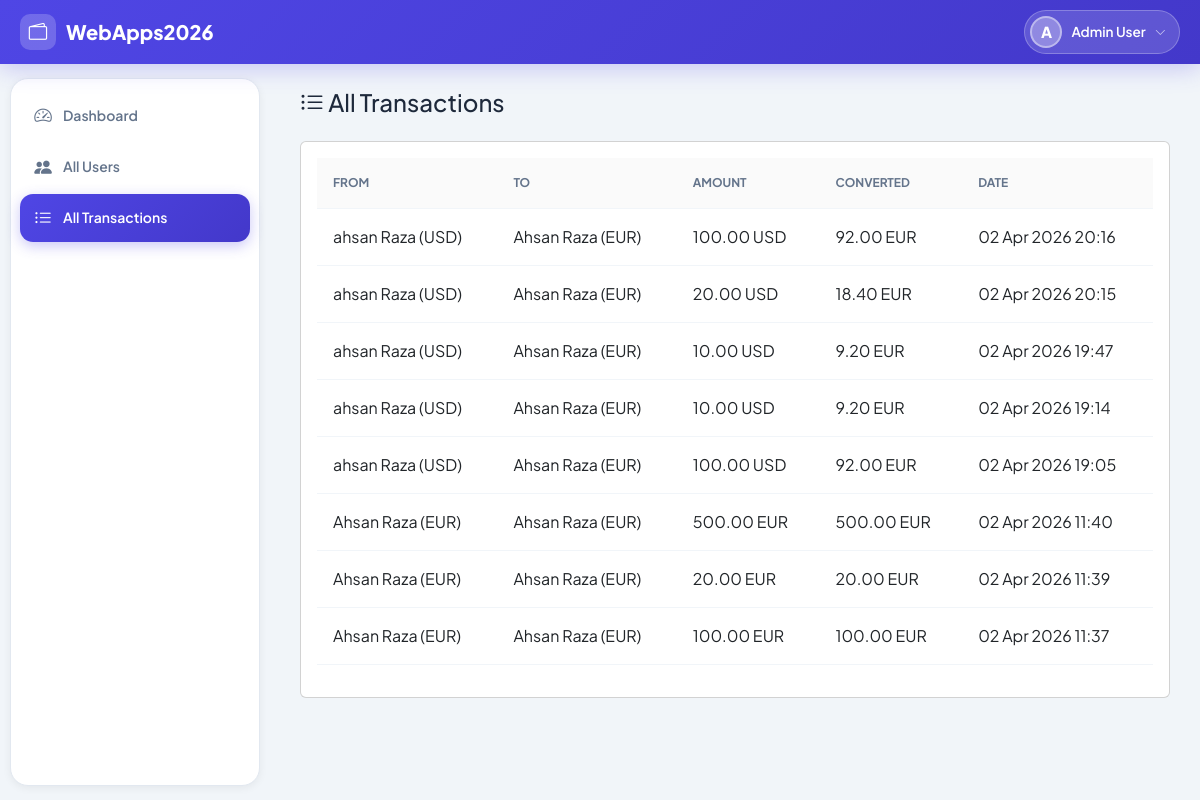
The page /webapps2026/admin/transactions/ (signed in) on the database its author committed.
### payapp/models.py (models this page shows, shortened)
class Transaction(models.Model):
    TRANSACTION_TYPES = [
        ('SENT', 'Sent'),
        ('RECEIVED', 'Received'),
    ]
    sender = models.ForeignKey(User, on_delete=models.CASCADE, related_name='sent_transactions')
    receiver = models.ForeignKey(User, on_delete=models.CASCADE, related_name='received_transactions')
    amount = models.DecimalField(max_digits=12, decimal_places=2)
    sender_currency = models.CharField(max_length=3)
    receiver_currency = models.CharField(max_length=3)
    converted_amount = models.DecimalField(max_digits=12, decimal_places=2)
    timestamp = models.DateTimeField(auto_now_add=True)

### payapp/views.py (the view)
# urls.py: path('admin/transactions/', views.admin_transactions_view, name='admin_transactions'),
@login_required
def admin_transactions_view(request):
    if not request.user.profile.is_admin:
        return redirect('dashboard')
    all_transactions = Transaction.objects.select_related(
        'sender', 'receiver').order_by('-timestamp')
    return render(request, 'admin/transactions.html', {
        'transactions': all_transactions
    })

### templates/admin/transactions.html (shortened to what this page needs)
{% extends 'base.html' %}
{% block content %}
<h4 class="mb-4"><i class="bi bi-list-ul"></i> All Transactions</h4>
<div class="card p-3">
    {% if transactions %}
    <table class="table table-hover table-sm">
        <thead class="table-light">
            <tr>
                <th>From</th>
                <th>To</th>
                <th>Amount</th>
                <th>Converted</th>
                <th>Date</th>
            </tr>
        </thead>
        <tbody>
            {% for t in transactions %}
            <tr>
                <td>{{ t.sender.get_full_name }} ({{ t.sender_currency }})</td>
                <td>{{ t.receiver.get_full_name }} ({{ t.receiver_currency }})</td>
                <td>{{ t.amount }} {{ t.sender_currency }}</td>
                <td>{{ t.converted_amount }} {{ t.receiver_currency }}</td>
                <td>{{ t.timestamp|date:"d M Y H:i" }}</td>
            </tr>
            {% endfor %}
        </tbody>
    </table>
    {% else %}
    <p class="text-muted small">No transactions found.</p>
    {% endif %}
</div>
{% endblock %}

### templates/base.html (shortened to what this page needs)
<!DOCTYPE html>
<html lang="en">
<head>
    <link href="https://cdn.jsdelivr.net/npm/bootstrap@5.3.0/dist/css/bootstrap.min.css" rel="stylesheet">
    <link href="https://cdn.jsdelivr.net/npm/bootstrap-icons@1.10.5/font/bootstrap-icons.css" rel="stylesheet">
    {% load static %}
    <link rel="stylesheet" href="{% static 'css/style.css' %}">
</head>
<body>
<nav class="navbar-modern">
    <div class="navbar-inner">
        <a class="navbar-brand" href="{% if user.is_authenticated %}{% url 'dashboard' %}{% else %}/{% endif %}">
            <div class="brand-icon"><i class="bi bi-wallet2"></i></div>
            <span>WebApps2026</span>
        </a>
        {% if user.is_authenticated %}
        <div style="position:relative;" id="userChipWrap">
            <div class="user-chip" id="userChip">
                <div class="user-avatar">{{ user.get_full_name|default:user.username|first|upper }}</div>
                <span class="user-chip-name">{{ user.get_full_name|default:user.username }}</span>
                <i class="bi bi-chevron-down user-chip-arrow"></i>
            </div>
        </div>
        {% endif %}
    </div>
</nav>
<div class="app-layout">
    {% if user.is_authenticated %}
    <div class="sidebar-wrapper" id="sidebarWrapper">
        <div class="sidebar-modern">
            <div class="sidebar-nav">
                {% if user.profile.is_admin %}
                <ul class="nav flex-column">
                    <li class="nav-item">
                        <a class="nav-link {% if request.resolver_match.url_name == 'admin_dashboard' %}active{% endif %}" href="{% url 'admin_dashboard' %}">
                            <i class="bi bi-speedometer2"></i><span>Dashboard</span>
                        </a>
                    </li>
                    <li class="nav-item">
                        <a class="nav-link {% if request.resolver_match.url_name == 'admin_users' %}active{% endif %}" href="{% url 'admin_users' %}">
                            <i class="bi bi-people-fill"></i><span>All Users</span>
                        </a>
                    </li>
                    <li class="nav-item">
                        <a class="nav-link {% if request.resolver_match.url_name == 'admin_transactions' %}active{% endif %}" href="{% url 'admin_transactions' %}">
                            <i class="bi bi-list-ul"></i><span>All Transactions</span>
                        </a>
                    </li>
                </ul>
                {% endif %}
            </div>
        </div>
    </div>
    {% endif %}
    <div class="main-content">
        {% block content %}{% endblock %}
    </div>
</div>
</body>
</html>

### rows shown on the page
Transaction: sender.get_full_name "ahsan Raza", sender_currency "USD", receiver.get_full_name "Ahsan Raza", receiver_currency "EUR", amount "100.00", converted_amount "92.00", timestamp "02 Apr 2026 20:16"
Transaction: sender.get_full_name "ahsan Raza", sender_currency "USD", receiver.get_full_name "Ahsan Raza", receiver_currency "EUR", amount "20.00", converted_amount "18.40", timestamp "02 Apr 2026 20:15"
Transaction: sender.get_full_name "ahsan Raza", sender_currency "USD", receiver.get_full_name "Ahsan Raza", receiver_currency "EUR", amount "10.00", converted_amount "9.20", timestamp "02 Apr 2026 19:47"
Transaction: sender.get_full_name "ahsan Raza", sender_currency "USD", receiver.get_full_name "Ahsan Raza", receiver_currency "EUR", amount "10.00", converted_amount "9.20", timestamp "02 Apr 2026 19:14"
Transaction: sender.get_full_name "ahsan Raza", sender_currency "USD", receiver.get_full_name "Ahsan Raza", receiver_currency "EUR", amount "100.00", converted_amount "92.00", timestamp "02 Apr 2026 19:05"
Transaction: sender.get_full_name "Ahsan Raza", sender_currency "EUR", receiver.get_full_name "Ahsan Raza", receiver_currency "EUR", amount "500.00", converted_amount "500.00", timestamp "02 Apr 2026 11:40"
Transaction: sender.get_full_name "Ahsan Raza", sender_currency "EUR", receiver.get_full_name "Ahsan Raza", receiver_currency "EUR", amount "20.00", converted_amount "20.00", timestamp "02 Apr 2026 11:39"
Transaction: sender.get_full_name "Ahsan Raza", sender_currency "EUR", receiver.get_full_name "Ahsan Raza", receiver_currency "EUR", amount "100.00", converted_amount "100.00", timestamp "02 Apr 2026 11:37"

### other values the page prints
{{ user.get_full_name|default:user.username|first|upper }} "A"
{{ user.get_full_name|default:user.username }} "Admin User"
